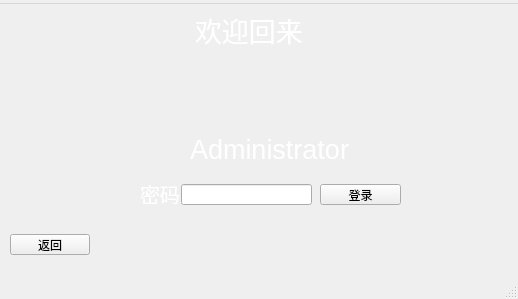
<?xml version="1.0" encoding="UTF-8"?>
<ui version="4.0">
 <class>admin_login</class>
 <widget class="QMainWindow" name="admin_login">
  <property name="geometry">
   <rect>
    <x>0</x>
    <y>0</y>
    <width>518</width>
    <height>299</height>
   </rect>
  </property>
  <property name="font">
   <font>
    <pointsize>9</pointsize>
   </font>
  </property>
  <property name="windowTitle">
   <string>管理员登陆</string>
  </property>
  <widget class="QWidget" name="centralwidget">
   <widget class="QLabel" name="label">
    <property name="geometry">
     <rect>
      <x>150</x>
      <y>10</y>
      <width>211</width>
      <height>31</height>
     </rect>
    </property>
    <property name="font">
     <font>
      <pointsize>20</pointsize>
     </font>
    </property>
    <property name="styleSheet">
     <string notr="true">color: rgb(255, 255, 255);</string>
    </property>
    <property name="text">
     <string>      欢迎回来</string>
    </property>
   </widget>
   <widget class="QLabel" name="label_2">
    <property name="geometry">
     <rect>
      <x>190</x>
      <y>130</y>
      <width>201</width>
      <height>31</height>
     </rect>
    </property>
    <property name="font">
     <font>
      <pointsize>20</pointsize>
     </font>
    </property>
    <property name="styleSheet">
     <string notr="true">color: rgb(255, 255, 255);</string>
    </property>
    <property name="text">
     <string>Administrator</string>
    </property>
   </widget>
   <widget class="QLineEdit" name="input_login">
    <property name="geometry">
     <rect>
      <x>181</x>
      <y>180</y>
      <width>131</width>
      <height>21</height>
     </rect>
    </property>
    <property name="text">
     <string/>
    </property>
   </widget>
   <widget class="QPushButton" name="pushButton_login">
    <property name="geometry">
     <rect>
      <x>320</x>
      <y>180</y>
      <width>81</width>
      <height>21</height>
     </rect>
    </property>
    <property name="font">
     <font>
      <pointsize>9</pointsize>
     </font>
    </property>
    <property name="text">
     <string>登录</string>
    </property>
   </widget>
   <widget class="QPushButton" name="pushButton_back">
    <property name="geometry">
     <rect>
      <x>10</x>
      <y>230</y>
      <width>80</width>
      <height>21</height>
     </rect>
    </property>
    <property name="text">
     <string>返回</string>
    </property>
   </widget>
   <widget class="QLabel" name="label_4">
    <property name="geometry">
     <rect>
      <x>140</x>
      <y>180</y>
      <width>51</width>
      <height>20</height>
     </rect>
    </property>
    <property name="font">
     <font>
      <pointsize>15</pointsize>
     </font>
    </property>
    <property name="styleSheet">
     <string notr="true">color: rgb(255, 255, 255);</string>
    </property>
    <property name="text">
     <string>密码</string>
    </property>
   </widget>
   <widget class="QLabel" name="label_3">
    <property name="geometry">
     <rect>
      <x>230</x>
      <y>60</y>
      <width>51</width>
      <height>51</height>
     </rect>
    </property>
    <property name="styleSheet">
     <string notr="true">border-image: url(:/admin_logo.jpg);</string>
    </property>
    <property name="text">
     <string/>
    </property>
   </widget>
   <widget class="QLabel" name="label_5">
    <property name="geometry">
     <rect>
      <x>0</x>
      <y>0</y>
      <width>161</width>
      <height>81</height>
     </rect>
    </property>
    <property name="styleSheet">
     <string notr="true">border-image: url(:/logo.jpg);</string>
    </property>
    <property name="text">
     <string/>
    </property>
   </widget>
  </widget>
  <widget class="QMenuBar" name="menubar">
   <property name="geometry">
    <rect>
     <x>0</x>
     <y>0</y>
     <width>518</width>
     <height>17</height>
    </rect>
   </property>
   <widget class="QMenu" name="menu">
    <property name="title">
     <string/>
    </property>
   </widget>
   <addaction name="menu"/>
  </widget>
  <widget class="QStatusBar" name="statusbar"/>
 </widget>
 <resources/>
 <connections/>
</ui>
